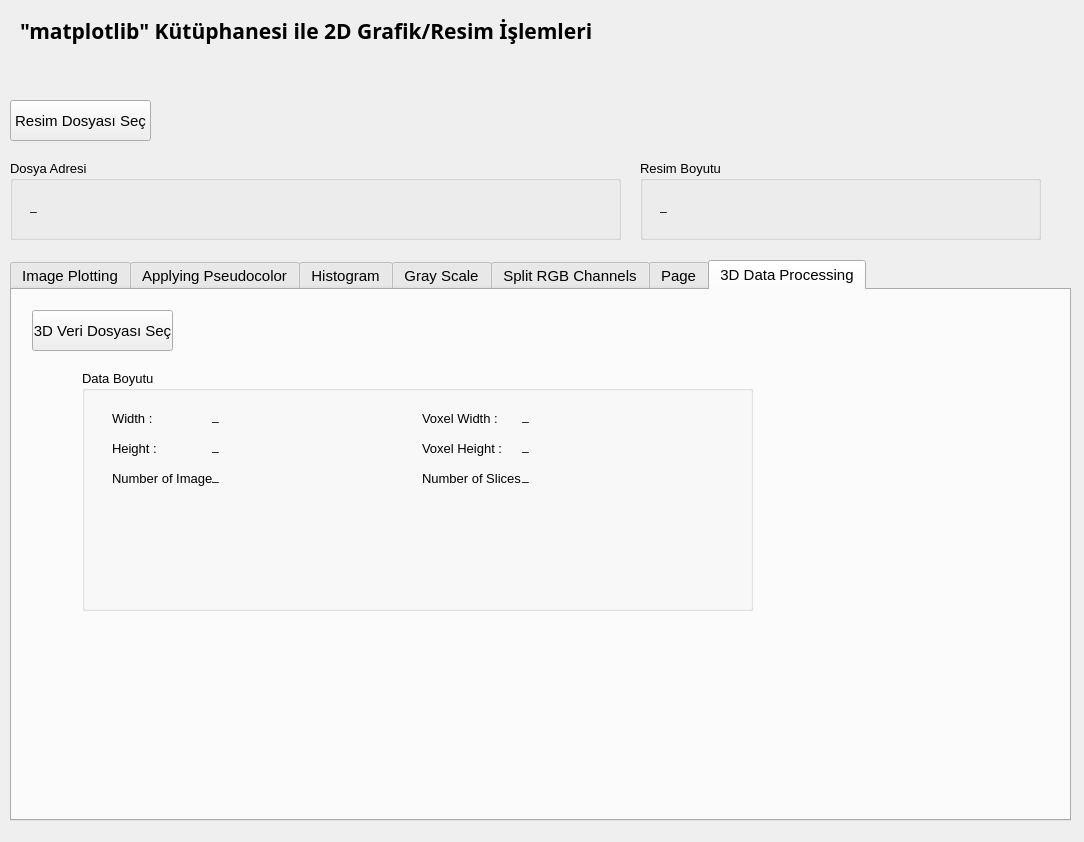
<?xml version="1.0" encoding="UTF-8"?>
<ui version="4.0">
 <class>Form</class>
 <widget class="QWidget" name="Form">
  <property name="geometry">
   <rect>
    <x>0</x>
    <y>0</y>
    <width>1084</width>
    <height>842</height>
   </rect>
  </property>
  <property name="font">
   <font>
    <family>Segoe UI</family>
    <pointsize>11</pointsize>
   </font>
  </property>
  <property name="windowTitle">
   <string>2D Grafik İşlemleri</string>
  </property>
  <property name="windowIcon">
   <iconset>
    <normaloff>../images/icon-matplotlib.ico</normaloff>../images/icon-matplotlib.ico</iconset>
  </property>
  <property name="styleSheet">
   <string notr="true">QPlainTextEdit{
	border:solid 4px black;
	background:#ffffff;
}

QPushButton,
QToolButton{
	background-color:gray;
	color:white;
	font-size:13px;
	border: 2px solid gray;
	border-radius: 5px;
}
 

QPushButton:hover,
QToolButton:hover{
	background:white; 
	color:gray; 
}

QPushButton#btnOpenFile{
	background-color:#f40352;
	border: 2px solid #f40352;
}

QPushButton#btnOpenFile:hover{
	background:white;  
	color:#f40352;
}

.clsDeneme{
color:red
}
 </string>
  </property>
  <widget class="QLabel" name="label">
   <property name="geometry">
    <rect>
     <x>20</x>
     <y>10</y>
     <width>991</width>
     <height>41</height>
    </rect>
   </property>
   <property name="font">
    <font>
     <family>Segoe UI Light</family>
     <pointsize>16</pointsize>
     <weight>75</weight>
     <bold>true</bold>
    </font>
   </property>
   <property name="text">
    <string>&quot;matplotlib&quot; Kütüphanesi ile 2D Grafik/Resim İşlemleri</string>
   </property>
  </widget>
  <widget class="QPushButton" name="btnOpenFile">
   <property name="geometry">
    <rect>
     <x>10</x>
     <y>100</y>
     <width>141</width>
     <height>41</height>
    </rect>
   </property>
   <property name="styleSheet">
    <string notr="true"/>
   </property>
   <property name="text">
    <string>Resim Dosyası Seç</string>
   </property>
  </widget>
  <widget class="QGroupBox" name="groupBox">
   <property name="geometry">
    <rect>
     <x>10</x>
     <y>160</y>
     <width>611</width>
     <height>80</height>
    </rect>
   </property>
   <property name="font">
    <font>
     <family>Segoe UI</family>
     <pointsize>10</pointsize>
    </font>
   </property>
   <property name="title">
    <string>Dosya Adresi</string>
   </property>
   <widget class="QLabel" name="lblPath">
    <property name="geometry">
     <rect>
      <x>20</x>
      <y>30</y>
      <width>571</width>
      <height>31</height>
     </rect>
    </property>
    <property name="font">
     <font>
      <pointsize>9</pointsize>
     </font>
    </property>
    <property name="text">
     <string>_</string>
    </property>
   </widget>
  </widget>
  <widget class="QGroupBox" name="groupBox_2">
   <property name="geometry">
    <rect>
     <x>640</x>
     <y>160</y>
     <width>401</width>
     <height>80</height>
    </rect>
   </property>
   <property name="font">
    <font>
     <family>Segoe UI</family>
     <pointsize>10</pointsize>
    </font>
   </property>
   <property name="title">
    <string>Resim Boyutu</string>
   </property>
   <widget class="QLabel" name="lblProperties">
    <property name="geometry">
     <rect>
      <x>20</x>
      <y>30</y>
      <width>351</width>
      <height>31</height>
     </rect>
    </property>
    <property name="font">
     <font>
      <pointsize>9</pointsize>
     </font>
    </property>
    <property name="text">
     <string>_</string>
    </property>
    <property name="class" stdset="0">
     <string>clsDeneme clsDeneme234</string>
    </property>
   </widget>
  </widget>
  <widget class="QTabWidget" name="tabWidget">
   <property name="geometry">
    <rect>
     <x>10</x>
     <y>260</y>
     <width>1061</width>
     <height>561</height>
    </rect>
   </property>
   <property name="font">
    <font>
     <family>Segoe UI</family>
     <pointsize>11</pointsize>
    </font>
   </property>
   <property name="whatsThis">
    <string>&lt;html&gt;&lt;head/&gt;&lt;body&gt;&lt;p&gt;Sana ne&lt;/p&gt;&lt;/body&gt;&lt;/html&gt;</string>
   </property>
   <property name="currentIndex">
    <number>6</number>
   </property>
   <widget class="QWidget" name="tab">
    <attribute name="title">
     <string>Image Plotting</string>
    </attribute>
    <widget class="QPlainTextEdit" name="txtEdit1">
     <property name="geometry">
      <rect>
       <x>10</x>
       <y>90</y>
       <width>1021</width>
       <height>421</height>
      </rect>
     </property>
     <property name="font">
      <font>
       <pointsize>9</pointsize>
      </font>
     </property>
     <property name="whatsThis">
      <string/>
     </property>
     <property name="styleSheet">
      <string notr="true"/>
     </property>
     <property name="frameShape">
      <enum>QFrame::NoFrame</enum>
     </property>
     <property name="frameShadow">
      <enum>QFrame::Plain</enum>
     </property>
     <property name="lineWidth">
      <number>1</number>
     </property>
     <property name="midLineWidth">
      <number>0</number>
     </property>
     <property name="documentTitle">
      <string/>
     </property>
     <property name="plainText">
      <string/>
     </property>
     <property name="placeholderText">
      <string/>
     </property>
     <property name="class" stdset="0">
      <string>clsTxtEditor</string>
     </property>
    </widget>
    <widget class="QPushButton" name="btn1">
     <property name="geometry">
      <rect>
       <x>20</x>
       <y>30</y>
       <width>131</width>
       <height>41</height>
      </rect>
     </property>
     <property name="text">
      <string>Komutu Çalıştır</string>
     </property>
     <property name="autoDefault">
      <bool>false</bool>
     </property>
     <property name="default">
      <bool>false</bool>
     </property>
     <property name="flat">
      <bool>false</bool>
     </property>
    </widget>
    <widget class="QCheckBox" name="chcGrid_Plot">
     <property name="geometry">
      <rect>
       <x>190</x>
       <y>30</y>
       <width>211</width>
       <height>31</height>
      </rect>
     </property>
     <property name="text">
      <string>Grid çizgilerini göster</string>
     </property>
    </widget>
   </widget>
   <widget class="QWidget" name="tab_3">
    <attribute name="title">
     <string>Applying Pseudocolor</string>
    </attribute>
    <widget class="QPlainTextEdit" name="txtEdit2">
     <property name="geometry">
      <rect>
       <x>20</x>
       <y>90</y>
       <width>1011</width>
       <height>421</height>
      </rect>
     </property>
     <property name="font">
      <font>
       <pointsize>9</pointsize>
      </font>
     </property>
     <property name="frameShape">
      <enum>QFrame::Box</enum>
     </property>
     <property name="plainText">
      <string/>
     </property>
     <property name="placeholderText">
      <string/>
     </property>
    </widget>
    <widget class="QPushButton" name="btn2">
     <property name="geometry">
      <rect>
       <x>20</x>
       <y>30</y>
       <width>131</width>
       <height>41</height>
      </rect>
     </property>
     <property name="text">
      <string>Komutu Çalıştır</string>
     </property>
    </widget>
    <widget class="QComboBox" name="ddlCmapOptions">
     <property name="geometry">
      <rect>
       <x>170</x>
       <y>30</y>
       <width>331</width>
       <height>41</height>
      </rect>
     </property>
    </widget>
    <widget class="QLabel" name="label_2">
     <property name="geometry">
      <rect>
       <x>170</x>
       <y>10</y>
       <width>331</width>
       <height>16</height>
      </rect>
     </property>
     <property name="text">
      <string>Uygulanacak Renk Paleti</string>
     </property>
    </widget>
    <widget class="QCheckBox" name="chcGrid_Pseudocolor">
     <property name="geometry">
      <rect>
       <x>520</x>
       <y>30</y>
       <width>211</width>
       <height>31</height>
      </rect>
     </property>
     <property name="text">
      <string>Grid çizgilerini göster</string>
     </property>
    </widget>
   </widget>
   <widget class="QWidget" name="tab_4">
    <attribute name="title">
     <string>Histogram</string>
    </attribute>
    <widget class="QPushButton" name="btn3">
     <property name="geometry">
      <rect>
       <x>20</x>
       <y>30</y>
       <width>131</width>
       <height>41</height>
      </rect>
     </property>
     <property name="text">
      <string>Komutu Çalıştır</string>
     </property>
    </widget>
   </widget>
   <widget class="QWidget" name="tab_2">
    <attribute name="title">
     <string>Gray Scale</string>
    </attribute>
    <widget class="QPushButton" name="btn4">
     <property name="geometry">
      <rect>
       <x>20</x>
       <y>30</y>
       <width>131</width>
       <height>41</height>
      </rect>
     </property>
     <property name="text">
      <string>Komutu Çalıştır</string>
     </property>
    </widget>
    <widget class="QCheckBox" name="chcGrid_GrayScale">
     <property name="geometry">
      <rect>
       <x>190</x>
       <y>30</y>
       <width>211</width>
       <height>31</height>
      </rect>
     </property>
     <property name="text">
      <string>Grid çizgilerini göster</string>
     </property>
    </widget>
   </widget>
   <widget class="QWidget" name="tab_5">
    <attribute name="title">
     <string>Split RGB Channels</string>
    </attribute>
    <widget class="QPushButton" name="btn5">
     <property name="geometry">
      <rect>
       <x>20</x>
       <y>30</y>
       <width>131</width>
       <height>41</height>
      </rect>
     </property>
     <property name="text">
      <string>Komutu Çalıştır</string>
     </property>
    </widget>
   </widget>
   <widget class="QWidget" name="tab_6">
    <attribute name="title">
     <string>Page</string>
    </attribute>
    <widget class="QTextEdit" name="txtHtmlContentHolder">
     <property name="geometry">
      <rect>
       <x>110</x>
       <y>90</y>
       <width>761</width>
       <height>341</height>
      </rect>
     </property>
    </widget>
   </widget>
   <widget class="QWidget" name="tab_7">
    <attribute name="title">
     <string>3D Data Processing</string>
    </attribute>
    <widget class="QPushButton" name="btnOpen3DdataFile">
     <property name="geometry">
      <rect>
       <x>20</x>
       <y>20</y>
       <width>141</width>
       <height>41</height>
      </rect>
     </property>
     <property name="styleSheet">
      <string notr="true"/>
     </property>
     <property name="text">
      <string>3D Veri Dosyası Seç</string>
     </property>
    </widget>
    <widget class="QGroupBox" name="groupBox_3">
     <property name="geometry">
      <rect>
       <x>70</x>
       <y>80</y>
       <width>671</width>
       <height>241</height>
      </rect>
     </property>
     <property name="font">
      <font>
       <family>Segoe UI</family>
       <pointsize>10</pointsize>
      </font>
     </property>
     <property name="title">
      <string>Data Boyutu</string>
     </property>
     <widget class="QLabel" name="lbl3D_W">
      <property name="geometry">
       <rect>
        <x>130</x>
        <y>30</y>
        <width>111</width>
        <height>31</height>
       </rect>
      </property>
      <property name="font">
       <font>
        <pointsize>9</pointsize>
       </font>
      </property>
      <property name="text">
       <string>_</string>
      </property>
      <property name="class" stdset="0">
       <string>clsDeneme clsDeneme234</string>
      </property>
     </widget>
     <widget class="QLabel" name="label_3">
      <property name="geometry">
       <rect>
        <x>30</x>
        <y>40</y>
        <width>91</width>
        <height>16</height>
       </rect>
      </property>
      <property name="text">
       <string>Width : </string>
      </property>
     </widget>
     <widget class="QLabel" name="label_4">
      <property name="geometry">
       <rect>
        <x>30</x>
        <y>70</y>
        <width>91</width>
        <height>16</height>
       </rect>
      </property>
      <property name="text">
       <string>Height : </string>
      </property>
     </widget>
     <widget class="QLabel" name="label_5">
      <property name="geometry">
       <rect>
        <x>30</x>
        <y>100</y>
        <width>101</width>
        <height>16</height>
       </rect>
      </property>
      <property name="text">
       <string>Number of Images : </string>
      </property>
     </widget>
     <widget class="QLabel" name="lbl3D_H">
      <property name="geometry">
       <rect>
        <x>130</x>
        <y>60</y>
        <width>111</width>
        <height>31</height>
       </rect>
      </property>
      <property name="font">
       <font>
        <pointsize>9</pointsize>
       </font>
      </property>
      <property name="text">
       <string>_</string>
      </property>
      <property name="class" stdset="0">
       <string>clsDeneme clsDeneme234</string>
      </property>
     </widget>
     <widget class="QLabel" name="lbl3D_Z">
      <property name="geometry">
       <rect>
        <x>130</x>
        <y>90</y>
        <width>111</width>
        <height>31</height>
       </rect>
      </property>
      <property name="font">
       <font>
        <pointsize>9</pointsize>
       </font>
      </property>
      <property name="text">
       <string>_</string>
      </property>
      <property name="class" stdset="0">
       <string>clsDeneme clsDeneme234</string>
      </property>
     </widget>
     <widget class="QLabel" name="label_6">
      <property name="geometry">
       <rect>
        <x>340</x>
        <y>70</y>
        <width>91</width>
        <height>16</height>
       </rect>
      </property>
      <property name="text">
       <string>Voxel Height : </string>
      </property>
     </widget>
     <widget class="QLabel" name="label_Number_of_Slices">
      <property name="geometry">
       <rect>
        <x>340</x>
        <y>100</y>
        <width>101</width>
        <height>16</height>
       </rect>
      </property>
      <property name="text">
       <string>Number of Slices : </string>
      </property>
     </widget>
     <widget class="QLabel" name="lbl3D_voxel_Width">
      <property name="geometry">
       <rect>
        <x>440</x>
        <y>30</y>
        <width>111</width>
        <height>31</height>
       </rect>
      </property>
      <property name="font">
       <font>
        <pointsize>9</pointsize>
       </font>
      </property>
      <property name="text">
       <string>_</string>
      </property>
      <property name="class" stdset="0">
       <string>clsDeneme clsDeneme234</string>
      </property>
     </widget>
     <widget class="QLabel" name="lbl3D_Number_of_Slices">
      <property name="geometry">
       <rect>
        <x>440</x>
        <y>90</y>
        <width>111</width>
        <height>31</height>
       </rect>
      </property>
      <property name="font">
       <font>
        <pointsize>9</pointsize>
       </font>
      </property>
      <property name="text">
       <string>_</string>
      </property>
      <property name="class" stdset="0">
       <string>clsDeneme clsDeneme234</string>
      </property>
     </widget>
     <widget class="QLabel" name="label_8">
      <property name="geometry">
       <rect>
        <x>340</x>
        <y>40</y>
        <width>91</width>
        <height>16</height>
       </rect>
      </property>
      <property name="text">
       <string>Voxel Width : </string>
      </property>
     </widget>
     <widget class="QLabel" name="lbl3D_voxel_Height">
      <property name="geometry">
       <rect>
        <x>440</x>
        <y>60</y>
        <width>111</width>
        <height>31</height>
       </rect>
      </property>
      <property name="font">
       <font>
        <pointsize>9</pointsize>
       </font>
      </property>
      <property name="text">
       <string>_</string>
      </property>
      <property name="class" stdset="0">
       <string>clsDeneme clsDeneme234</string>
      </property>
     </widget>
    </widget>
   </widget>
  </widget>
 </widget>
 <resources/>
 <connections/>
</ui>
